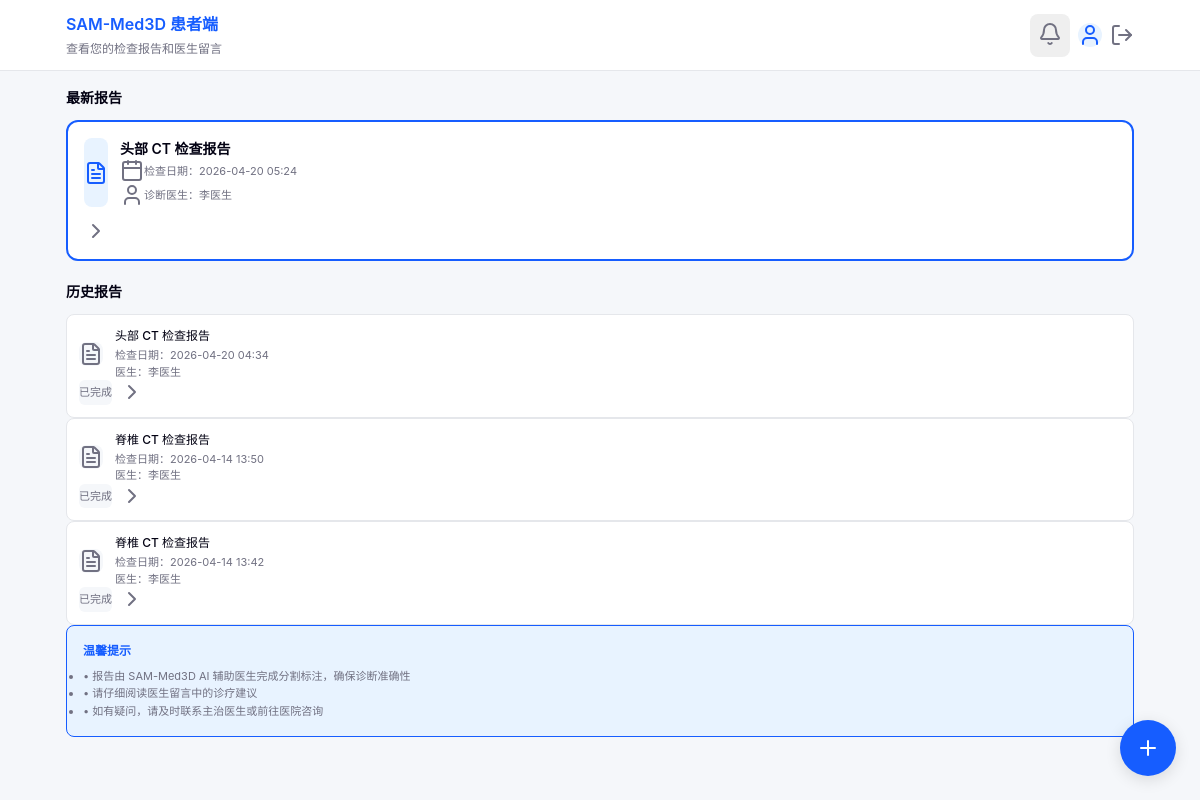
/patient/dashboard (signed in), run on an earlier commit of the app's database.
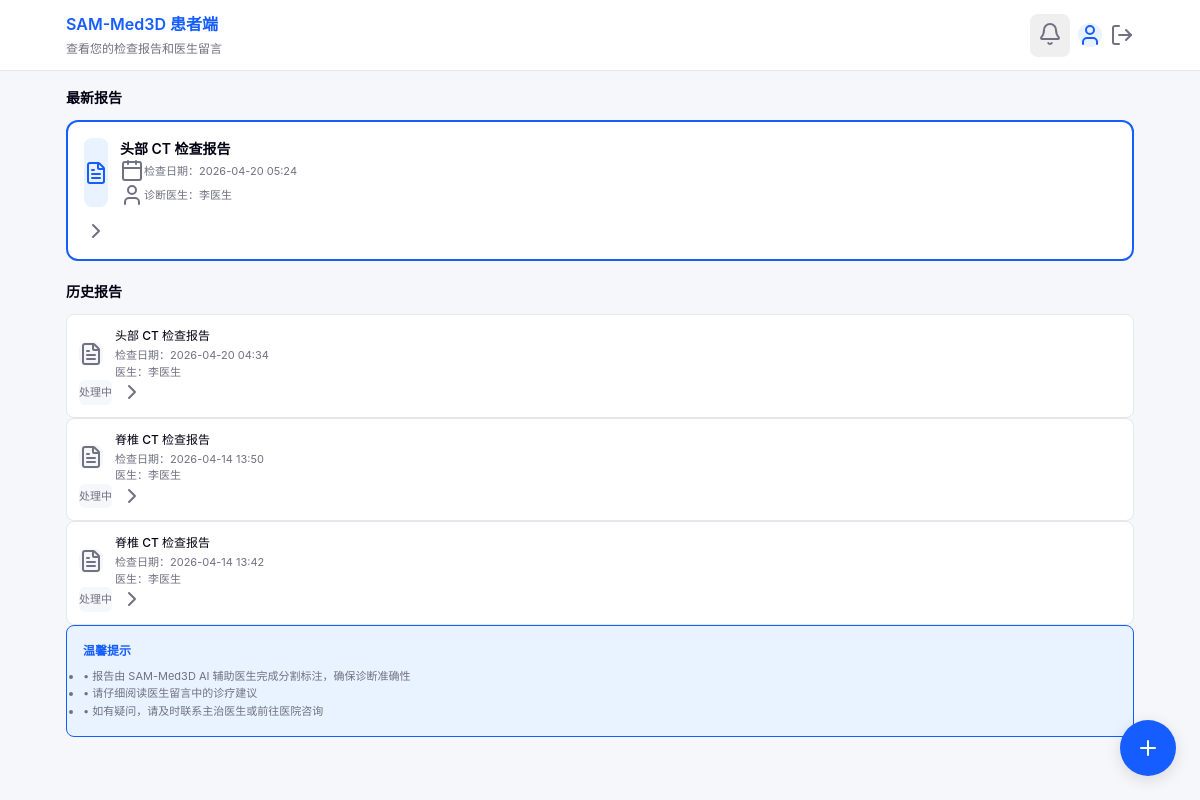
And on a later commit of the database.
### models/ct_image.py (models this page shows, shortened)
class CTImage(db.Model):
    __tablename__ = 'ct_images'
    id = db.Column(db.Integer, primary_key=True)
    patient_id = db.Column(db.Integer, db.ForeignKey('users.id'), nullable=False)
    doctor_id = db.Column(db.Integer, db.ForeignKey('users.id'))
    file_name = db.Column(db.String(255), nullable=False)
    original_filename = db.Column(db.String(255), nullable=False)
    file_path = db.Column(db.String(500), nullable=False)
    file_size = db.Column(db.Integer)
    file_type = db.Column(db.String(20))
    body_part = db.Column(db.String(50))
    description = db.Column(db.Text)
    status = db.Column(db.String(30), default='uploaded')
    ai_model_version = db.Column(db.String(50))
    processing_started_at = db.Column(db.DateTime)
    processing_completed_at = db.Column(db.DateTime)
    final_report = db.Column(db.Text)
    final_diagnosis = db.Column(db.Text)
    confirmed_by_doctor_id = db.Column(db.Integer, db.ForeignKey('users.id'))
    confirmed_at = db.Column(db.DateTime)
    annotation_file_path = db.Column(db.String(500))
    ai_annotation_file_path = db.Column(db.String(500))
    created_at = db.Column(db.DateTime, default=datetime.utcnow)
    updated_at = db.Column(db.DateTime, default=datetime.utcnow, onupdate=datetime.utcnow)
    progress_records = db.relationship('ProgressRecord', backref='ct_image', lazy='dynamic')
    messages = db.relationship('Message', backref='ct_image', lazy='dynamic')

### models/user.py (models this page shows, shortened)
class User(UserMixin, db.Model):
    __tablename__ = 'users'
    id = db.Column(db.Integer, primary_key=True)
    username = db.Column(db.String(80), unique=True, nullable=False)
    email = db.Column(db.String(120), unique=True, nullable=False)
    password_hash = db.Column(db.String(255), nullable=False)
    role = db.Column(db.String(20), nullable=False)
    phone = db.Column(db.String(20))
    full_name = db.Column(db.String(100))
    department = db.Column(db.String(50))
    employee_id = db.Column(db.String(50))
    created_at = db.Column(db.DateTime, default=datetime.utcnow)
    updated_at = db.Column(db.DateTime, default=datetime.utcnow, onupdate=datetime.utcnow)
    is_active = db.Column(db.Boolean, default=True)
    patient_reports = db.relationship('CTImage', foreign_keys='CTImage.patient_id', backref='patient', lazy='dynamic')
    doctor_reports = db.relationship('CTImage', foreign_keys='CTImage.doctor_id', backref='doctor', lazy='dynamic')
    def is_patient(self):
        return self.role == 'patient'

### routes/patient.py (the view)
@patient_bp.route('/patient/dashboard')
@login_required
def dashboard():
    if not current_user.is_patient():
        flash('只有患者可以访问此页面', 'error')
        return redirect(url_for('auth.role_selection'))
    reports = CTImage.query.filter_by(patient_id=current_user.id).order_by(CTImage.created_at.desc()).all()
    unread_notifications = NotificationService.get_user_notifications(current_user.id, unread_only=True)
    return render_template('patient/dashboard.html',
                         reports=reports,
                         unread_notifications=unread_notifications)

### templates/patient/dashboard.html (shortened to what this page needs)
{% extends "base.html" %}
{% block body %}
<div class="min-h-screen" style="background-color: #F5F7FA;">
    <div class="page-header">
        <div class="container">
            <div class="flex items-center justify-between gap-3">
                <div class="flex-1 min-w-0">
                    <h1 class="mb-1 text-responsive-lg font-semibold" style="color: #165DFF;">
                        SAM-Med3D 患者端
                    </h1>
                    <p class="truncate text-responsive-sm" style="color: #717182;">查看您的检查报告和医生留言</p>
                </div>
                <div class="flex items-center gap-2 sm:gap-4">
                    <button class="relative p-2 rounded-lg hover:bg-gray-100" onclick="toggleNotifications()">
                        <i data-lucide="bell" class="w-5 h-5" style="color: #717182;"></i>
                    </button>
                    <div class="flex items-center gap-2">
                        <div class="w-8 h-8 rounded-full flex items-center justify-center flex-shrink-0" style="background-color: #E8F3FF;">
                            <i data-lucide="user" class="w-4 h-4" style="color: #165DFF;"></i>
                        </div>
                    </div>
                    <button
                        onclick="showLogoutModal()"
                        class="flex items-center gap-1.5 px-2.5 py-1.5 rounded-lg transition-all hover:bg-gray-100 text-responsive-sm"
                        style="color: #717182; background: none; border: none; cursor: pointer;"
                    >
                        <i data-lucide="log-out" class="w-4 h-4"></i>
                    </button>
                </div>
            </div>
        </div>
    </div>
    <div class="page-content">
        <div class="container">
            {% if reports %}
            {% set latest_report = reports[0] %}
            <div class="mb-5 sm:mb-6">
                <div class="flex items-center justify-between mb-3">
                    <h2 class="text-responsive-base font-semibold" style="color: #030213;">
                        最新报告
                    </h2>
                </div>
                <div
                    class="bg-white rounded-xl p-4 sm:p-5 cursor-pointer hover:shadow-md transition-all active:opacity-80"
                    style="border: 2px solid #165DFF;"
                    onclick="window.location.href='{{ url_for('patient.report', report_id=latest_report.id) }}'"
                >
                    <div class="flex flex-col sm:flex-row items-start sm:items-center justify-between gap-3">
                        <div class="flex gap-3 sm:gap-4 flex-1 w-full sm:w-auto">
                            <div class="w-14 h-14 sm:w-16 sm:h-16 rounded-lg flex items-center justify-center flex-shrink-0" style="background-color: #E8F3FF;">
                                <i data-lucide="file-text" class="w-7 h-7 sm:w-8 sm:h-8" style="color: #165DFF;"></i>
                            </div>
                            <div class="flex-1 min-w-0">
                                <h3 class="mb-1.5 text-responsive-base font-semibold" style="color: #030213;">
                                    {{ latest_report.body_part or 'CT' }} CT 检查报告
                                </h3>
                                <div class="grid grid-cols-1 sm:grid-cols-2 gap-1.5 text-responsive-xs" style="color: #717182;">
                                    <div class="flex items-center gap-1.5">
                                        <i data-lucide="calendar" class="w-3.5 h-3.5"></i>
                                        <span class="truncate">检查日期：{{ latest_report.created_at|format_datetime if latest_report.created_at else '未知' }}</span>
                                    </div>
                                    <div class="flex items-center gap-1.5">
                                        <i data-lucide="user" class="w-3.5 h-3.5"></i>
                                        <span class="truncate">诊断医生：{{ latest_report.doctor.full_name if latest_report.doctor else '待分配' }}</span>
                                    </div>
                                </div>
                            </div>
                        </div>
                        <div class="flex items-center gap-2 self-end sm:self-auto">
                            <i data-lucide="chevron-right" class="sm:hidden" style="color: #717182;"></i>
                        </div>
                    </div>
                </div>
            </div>
            {% endif %}
            <div>
                <h2 class="mb-3 text-responsive-base font-semibold" style="color: #030213;">
                    历史报告
                </h2>
                {% if reports and reports|length > 1 %}
                <div class="space-y-2.5">
                    {% for report in reports[1:] %}
                    <div
                        class="bg-white rounded-lg p-3 sm:p-4 flex flex-col sm:flex-row items-start sm:items-center justify-between gap-2.5 cursor-pointer hover:shadow-sm transition-all active:opacity-80"
                        style="border: 1px solid #E5E7EB;"
                        onclick="window.location.href='{{ url_for('patient.report', report_id=report.id) }}'"
                    >
                        <div class="flex items-center gap-3 w-full sm:w-auto">
                            <div class="w-10 h-10 sm:w-12 sm:h-12 rounded-lg flex items-center justify-center flex-shrink-0" style="background-color: #F5F7FA;">
                                <i data-lucide="file-text" class="w-5 h-5 sm:w-6 sm:h-6" style="color: #717182;"></i>
                            </div>
                            <div class="flex-1 min-w-0">
                                <h3 class="text-responsive-sm font-medium" style="color: #030213; margin-bottom: 2px;">
                                    {{ report.body_part or 'CT' }} CT 检查报告
                                </h3>
                                <div class="flex flex-col sm:flex-row sm:gap-3 gap-0.5 text-responsive-xs" style="color: #717182;">
                                    <span class="truncate">检查日期：{{ report.created_at|format_datetime if report.created_at else '未知' }}</span>
                                    <span class="truncate">医生：{{ report.doctor.full_name if report.doctor else '待分配' }}</span>
                                </div>
                            </div>
                        </div>
                        <div class="flex items-center gap-2 self-end sm:self-auto">
                            <span class="px-2.5 py-1 rounded text-xs" style="background-color: #F5F7FA; color: #717182; font-size: 11px;">
                                {{ '已完成' if report.status == 'completed' else '处理中' }}
                            </span>
                            <i data-lucide="chevron-right" class="w-4 h-4 flex-shrink-0" style="color: #717182;"></i>
                        </div>
                    </div>
                    {% endfor %}
                </div>
                {% elif reports %}
                <div style="text-align: center; padding: 40px 20px;">
                    <i data-lucide="folder-open" class="w-12 h-12" style="color: #717182; margin-bottom: 12px;"></i>
                    <p style="font-size: 14px; color: #717182;">暂无其他报告</p>
                </div>
                {% else %}
                <div style="text-align: center; padding: 40px 20px;">
                    <i data-lucide="folder-open" class="w-12 h-12" style="color: #717182; margin-bottom: 12px;"></i>
                    <p style="font-size: 14px; color: #717182;">暂无检查报告</p>
                    <p style="font-size: 13px; color: #717182; margin-top: 6px;">请前往医院进行检查</p>
                </div>
                {% endif %}
            </div>
            <div class="mt-5 sm:mt-6 p-4 sm:p-5 rounded-lg" style="background-color: #E8F3FF; border: 1px solid #165DFF;">
                <h3 class="mb-2 text-responsive-sm font-semibold" style="color: #165DFF;">
                    温馨提示
                </h3>
                <ul class="space-y-1.5 text-responsive-xs" style="color: #717182; line-height: 1.6;">
                    <li>• 报告由 SAM-Med3D AI 辅助医生完成分割标注，确保诊断准确性</li>
                    <li>• 请仔细阅读医生留言中的诊疗建议</li>
                    <li>• 如有疑问，请及时联系主治医生或前往医院咨询</li>
                </ul>
            </div>
        </div>
    </div>
    <button
        onclick="window.location.href='{{ url_for('patient.upload') }}'"
        class="fab fab-primary"
        title="上传CT图像"
    >
        <i data-lucide="plus" class="w-5 h-5 sm:w-6 sm:h-6" style="color: #FFFFFF;"></i>
    </button>
</div>
{% endblock %}

### templates/base.html (shortened to what this page needs)
<!DOCTYPE html>
<html lang="zh-CN">
<head>
    <link rel="stylesheet" href="{{ url_for('static', filename='css/base.css') }}">
</head>
<body>
    {% block body %}{% endblock %}
</body>
</html>

What changed in the data, as far as the page shows it:
changed CTImage (number 2 of 4 on the later page): status "已完成" → "处理中"
changed CTImage (number 3 of 4 on the later page): status "已完成" → "处理中"
changed CTImage (number 4 of 4 on the later page): status "已完成" → "处理中"
